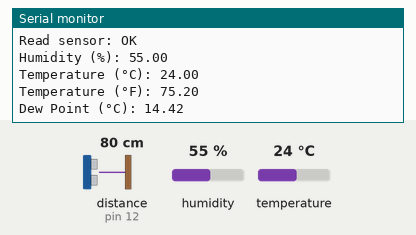
The sketch below on a simulated Arduino Uno, built with avr-gcc and run on an emulated ATmega328P. Parts: the last lines printed to the serial monitor. The test bench sets the inputs (shaded band); at power-on: distance to the obstacle (sensor on pin 12) 80 cm, humidity 55 %, temperature 24 °C. The echo pulse lasts 58.3 µs per cm.

Above: at 3.4 s.
3.5 s: distance to the obstacle (sensor on pin 12) set to 2 cm
9.2 s: humidity set to 22 %
At 11.5 s:
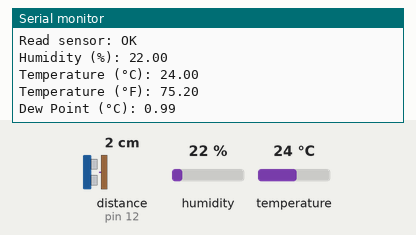
12.6 s: temperature set to 12 °C
At 13.8 s:
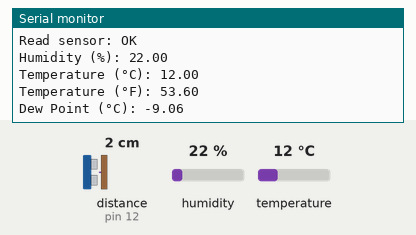
16.0 s: humidity set to 40 %
At 19.5 s:
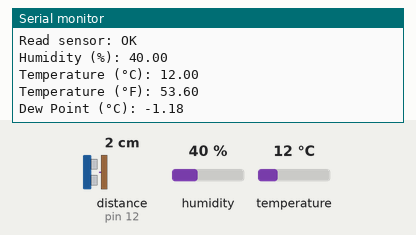
Timing chart, 0 to 20.4 s (numbered marks = the images above; inputs shaded):
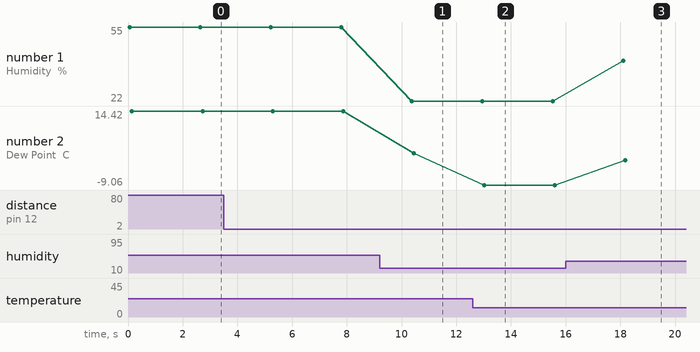

The sketch:

Sensory_Data.ino
```cpp
// dewPoint function NOAA
// reference (1) : http://wahiduddin.net/calc/density_algorithms.htm
// reference (2) : http://www.colorado.edu/geography/weather_station/Geog_site/about.htm
//
double dewPoint(double celsius, double humidity)
{
  // (1) Saturation Vapor Pressure = ESGG(T)
  double RATIO = 373.15 / (273.15 + celsius);
  double RHS = -7.90298 * (RATIO - 1);
  RHS += 5.02808 * log10(RATIO);
  RHS += -1.3816e-7 * (pow(10, (11.344 * (1 - 1/RATIO ))) - 1) ;
  RHS += 8.1328e-3 * (pow(10, (-3.49149 * (RATIO - 1))) - 1) ;
  RHS += log10(1013.246);

        // factor -3 is to adjust units - Vapor Pressure SVP * humidity
  double VP = pow(10, RHS - 3) * humidity;

        // (2) DEWPOINT = F(Vapor Pressure)
  double T = log(VP/0.61078);   // temp var
  return (241.88 * T) / (17.558 - T);
}

//Celsius to Fahrenheit
double Fahrenheit(double celsius)
{
  return 1.8 * celsius + 32;
}

// For the temperature sensor
#include <dht11.h>
#include <NewPing.h>
dht11 DHT11;

#define DHT11PIN 5
#define TRIGGER_PIN  13  // Arduino pin tied to trigger pin on the ultrasonic sensor.
#define ECHO_PIN    12  // Arduino pin tied to echo pin on the ultrasonic sensor.

NewPing sonar1(TRIGGER_PIN, ECHO_PIN); // NewPing setup of pins and maximum distance.

// For the Rain sensor
const int read = A0; //Sensor AO pin to Arduino pin A0
int value;          //Variable to store the incomming data

void setup() {
  Serial.begin(9600);
  Serial.println("DHT11 TEST PROGRAM ");
  Serial.print("LIBRARY VERSION: ");
  Serial.println(DHT11LIB_VERSION);
  Serial.println();
}

void loop() {
  Serial.println("\n");

  // may have to adjust the 200 baseline
  // also may need to adjust 3
  if(value >= 200 || sonar1.ping_cm() <= 3){
    // TODO: HOIST THE SAILS, MATEY
    Serial.println("Raining");
  } else {
    // TODO: LOWER THE SAILS, SAVOY?
  }

  int chk = DHT11.read(DHT11PIN);

  Serial.print("Read sensor: ");
  switch (chk)
  {
    case DHTLIB_OK:
    Serial.println("OK");
    break;
    case DHTLIB_ERROR_CHECKSUM:
    Serial.println("Checksum error");
    break;
    case DHTLIB_ERROR_TIMEOUT:
    Serial.println("Time out error");
    break;
    default:
    Serial.println("Unknown error");
    break;
  }

  Serial.print("Humidity (%): ");
  Serial.println((float)DHT11.humidity, 2);

  Serial.print("Temperature (°C): ");
  Serial.println((float)DHT11.temperature, 2);

  Serial.print("Temperature (°F): ");
  Serial.println(Fahrenheit(DHT11.temperature), 2);

  Serial.print("Dew Point (°C): ");
  Serial.println(dewPoint(DHT11.temperature, DHT11.humidity));

  delay(2500);
}
```

Measured:
- after the input at 9.2 s, the serial monitor: prints a new line after 1.2 s (image 1)
- after the input at 12.6 s, the serial monitor: prints a new line after 0.37 s (image 2)
- after the input at 16.0 s, the serial monitor: prints a new line after 2.1 s (image 3)
- plotted number 1: 55 → 22 after the input at 9.2 s, 22 → 40 after the input at 16.0 s
- plotted number 2: 14.42 → 0.99 after the input at 9.2 s, 0.99 → -9.06 after the input at 12.6 s, -9.06 → -1.18 after the input at 16.0 s
